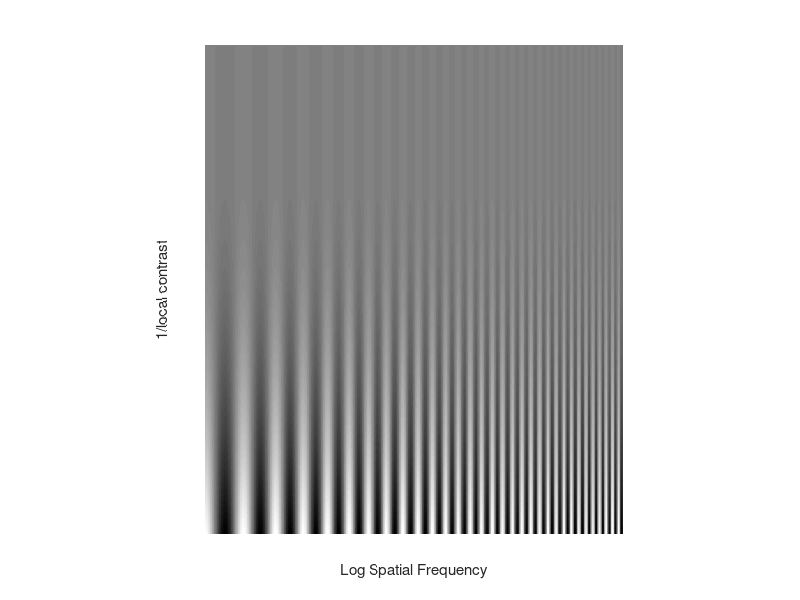

The MATLAB script that drew this image:
%
j0 =500;
omega0 = 0.1;
%
xlin =[0:1:700];
ylin =[0:1:700];
%
con = (ylin/700).^3;
%
for j=1:600
   omega(j) = omega0 * exp(j/j0);
   ex(j) = cos(j*omega(j));
end
%
echart = 0.5 + 0.5*con'*ex;
%
imshow(echart)
% truesize
xlabel('Log Spatial Frequency') 
ylabel('1/local contrast')
%


 
